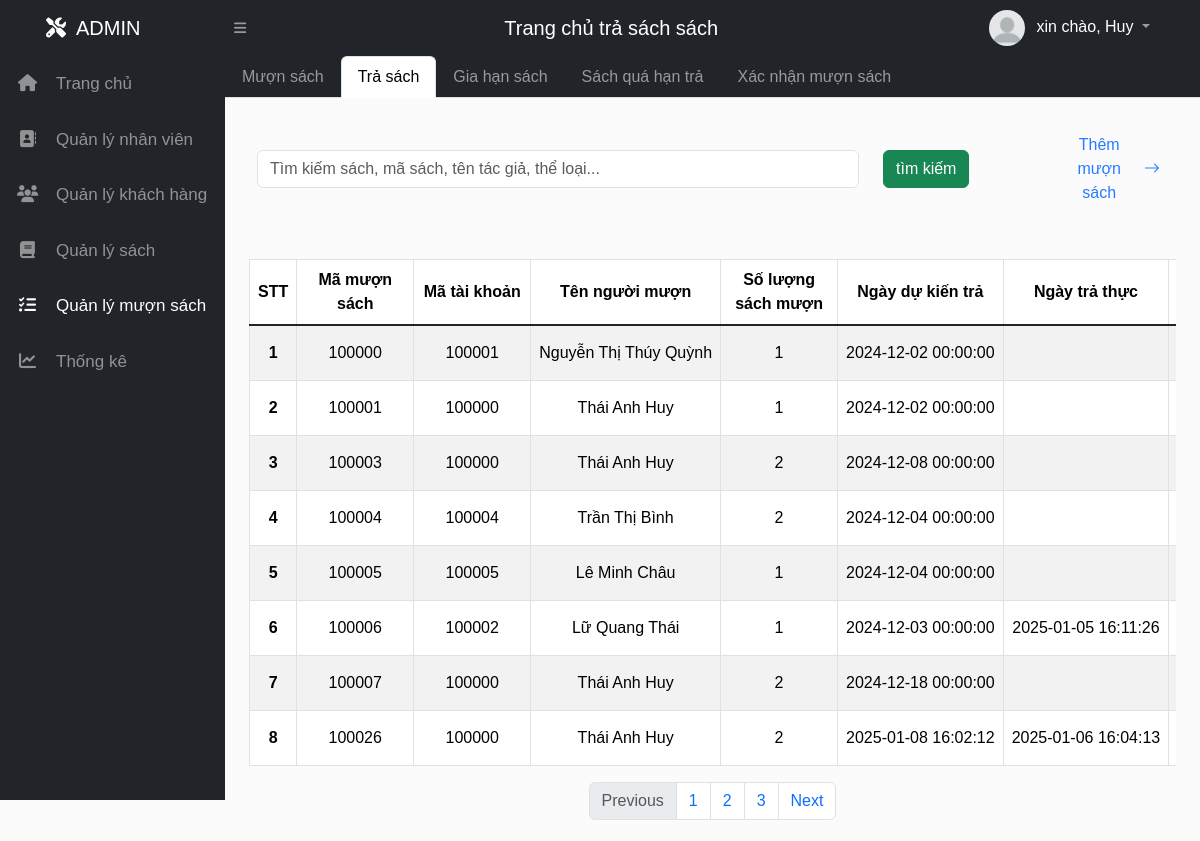
Screenshot of /Admin/ql_muon_sach/trasach (signed in) with the database file from the repository.
### tables this page shows
CREATE TABLE `muonsach` (
  `MaMuonSach` int(11) NOT NULL AUTO_INCREMENT,
  `MaTaiKhoan` int(11) DEFAULT NULL,
  `NgayMuon` date DEFAULT curdate(),
  `NgayDuKienTra` datetime DEFAULT NULL,
  `HanTra` datetime DEFAULT NULL,
  `NgayGiaHan` datetime DEFAULT NULL,
  `NgayTraThuc` datetime DEFAULT NULL,
  `SoLuongSachMuon` int(3) DEFAULT 0,
  `TongTien` double DEFAULT 0,
  `TrangThai` enum('Đang mượn','Đã trả','Chờ xác nhận','Đang vận chuyển','Gia hạn') DEFAULT 'Đang mượn',
  `PhuongThucThanhToan` enum('Chuyển khoản','Tiền mặt','Tiền trong tài khoản thư viện') DEFAULT 'Tiền mặt',
  `CreatedAt` datetime DEFAULT current_timestamp(),
  `UpdatedAt` datetime DEFAULT current_timestamp() ON UPDATE current_timestamp(),
  PRIMARY KEY (`MaMuonSach`),
  KEY `MaTaiKhoan` (`MaTaiKhoan`),
  CONSTRAINT `muonsach_ibfk_1` FOREIGN KEY (`MaTaiKhoan`) REFERENCES `taikhoan` (`MaTaiKhoan`) ON DELETE CASCADE
);

CREATE TABLE `taikhoan` (
  `MaTaiKhoan` int(11) NOT NULL AUTO_INCREMENT,
  `TenDangNhap` varchar(50) DEFAULT NULL,
  `MatKhauHash` varchar(255) DEFAULT NULL,
  `MaVaiTro` int(11) DEFAULT 1,
  `MaTrangThai` int(11) DEFAULT 3,
  `HoTen` varchar(100) DEFAULT NULL,
  `Email` varchar(100) DEFAULT NULL,
  `Cccd` varchar(13) DEFAULT NULL,
  `DienThoai` varchar(20) DEFAULT NULL,
  `DiaChi` varchar(255) DEFAULT NULL,
  `URL_HinhNguoiDung` varchar(255) DEFAULT NULL,
  `CreatedAt` datetime DEFAULT current_timestamp(),
  `UpdatedAt` datetime DEFAULT current_timestamp() ON UPDATE current_timestamp(),
  PRIMARY KEY (`MaTaiKhoan`),
  UNIQUE KEY `TenDangNhap` (`TenDangNhap`),
  UNIQUE KEY `Email` (`Email`),
  UNIQUE KEY `Cccd` (`Cccd`),
  KEY `MaVaiTro` (`MaVaiTro`),
  KEY `MaTrangThai` (`MaTrangThai`),
  CONSTRAINT `taikhoan_ibfk_1` FOREIGN KEY (`MaVaiTro`) REFERENCES `vaitro` (`MaVaiTro`),
  CONSTRAINT `taikhoan_ibfk_2` FOREIGN KEY (`MaTrangThai`) REFERENCES `trangthai` (`MaTrangThai`)
);

### View/Admin/index.php (called while the page is built, shortened)
<?php
    include('../../config.php');
    if (isset($_GET['mod'])) {
        switch ($_GET['mod']) {
            case 'ql_muon_sach':
                $ctrl_name = "c_ad_ql_muon_tra";
                break;
        }
        include_once '../../controller/c_admin/'.$ctrl_name.'.php';
    } else{
        header('Location: ?mod=home&act=home');
    }
?>

### config.php (called while the page is built, shortened)
<?php
  $base_url_admin = '/do_an_quanlythuvien/Admin/';
?>

### Model/m_admin/m_ad_ql_muon_tra.php (called while the page is built, shortened)
<?php
    function get_muonsach($trangthai){
        $conn = connectdb();
        $sql = "SELECT DISTINCT muonsach.*, taikhoan.HoTen, muonsach.NgayTraThuc FROM muonsach
        LEFT JOIN taikhoan on muonsach.MaTaiKhoan = taikhoan.MaTaiKhoan
        LEFT JOIN chitietmuonsach ON muonsach.`MaMuonSach` = chitietmuonsach.`MaMuonSach`
        WHERE muonsach.TrangThai = ?";
        $stmt = $conn->prepare($sql);
        $stmt->bind_param("s", $trangthai);
        $stmt->execute();
        $result = $stmt->get_result();
        $list = [];
        while ($row = $result->fetch_assoc()) {
            array_push($list, $row);
        }
        return $list;
    }
?>

### View/Admin/home/muontrasach/trasach/view_tra_sach.php (the view, shortened to what this page needs)
<div class="row my-4 justify-content-center boxsearch items-center">
    <div class="col-md-8 pl20">
        <input class="form-control" type="text"
            placeholder="Tìm kiếm sách, mã sách, tên tác giả, thể loại...">
    </div>
    <div class="col-md-2">
        <button class="btn btn-success">tìm kiếm</button>
    </div>
    <div class="col-md-2">
        <a href="<?=$base_url_admin?>ql_muon_sach/add_MuonSach" class="btn btn_custom_arrow_right float-end">Thêm mượn sách <i class="bi bi-arrow-right"></i></a>
    </div>
</div>
<div class="row">
    <div class="col">
        <div class="table-responsive">
            <table class="table text-center table-hover mt-4 table-bordered table-striped">
                <thead class="thead-dark">
                    <tr>
                        <th scope="col">STT</th>
                        <th scope="col">Mã mượn sách</th>
                        <th scope="col">Mã tài khoản</th>
                        <th scope="col">Tên người mượn</th>
                        <th scope="col">Số lượng sách mượn</th>
                        <th scope="col">Ngày dự kiến trả</th>
                        <th scope="col">Ngày trả thực</th>
                        <th scope="col">Phương thức thanh toán</th>
                    </tr>
                </thead>
                <tbody class="table-group-divider">
                    <?php $stt = 1;
                        foreach($select_MuonSach as $select_MuonSach):
                    ?>
                    <tr >
                        <th scope="row"><div ><?=$stt?></div></th>
                        <td><div class="hang1_table" style="max-width: 30px;min-width: 100px;"><?=$select_MuonSach["MaMuonSach"]?></div></td>
                        <td><div class="hang1_table" style="max-width: 200px;min-width: 100px;"><?=$select_MuonSach["MaTaiKhoan"]?></div></td>
                        <td><div class="hang1_table" style="max-width: 200px;min-width: 100px;"><?=$select_MuonSach["HoTen"]?></div></td>
                        <td><div class="hang1_table" style="max-width: 200px;min-width: 100px;"><?=$select_MuonSach["SoLuongSachMuon"]?></div></td>
                        <td><div class="hang1_table" style="min-width: 50px;"><?=$select_MuonSach["NgayDuKienTra"]?></div></td>
                        <td><div class="hang1_table" style="min-width: 50px;"><?=$select_MuonSach["NgayTraThuc"]?></div></td>
                        <td><div class="hang1_table" style="min-width: 50px;"><?=$select_MuonSach["PhuongThucThanhToan"]?></div></td>
                    </tr>
                    <?php $stt++; endforeach; ?>
                </tbody>
            </table>
        </div>
        <nav aria-label="Page navigation example">
            <ul class="pagination justify-content-center">
                <li class="page-item disabled">
                    <a class="page-link" href="#" tabindex="-1"
                        aria-disabled="true">Previous</a>
                </li>
                <li class="page-item"><a class="page-link" href="#">1</a></li>
                <li class="page-item"><a class="page-link" href="#">2</a></li>
                <li class="page-item"><a class="page-link" href="#">3</a></li>
                <li class="page-item">
                    <a class="page-link" href="#">Next</a>
                </li>
            </ul>
        </nav>
    </div>
</div>

### Assets/css/admin.css (style rules this page uses)
* { margin: 0; padding: 0; box-sizing: border-box; }
*, *::before, *::after { box-sizing: border-box; }
a { text-decoration: none; }
body { font-family: Arial, sans-serif; background-color: #e2e2e21f; justify-content: space-between; }
div { display: block; unicode-bidi: isolate; }
:root { --blue: #287bff; --white: #fff; --grey: #f5f5f5; --black1: #222; --black2: #999; --color-white: #fff; --color-header: #212529; --color-background-cursor: #444; --color-btn: #71be34; }
.table th, .table td { vertical-align: middle; word-wrap: break-word; }
input[type="text"], input[list] { -webkit-appearance: none; -moz-appearance: none; appearance: none; }
.hang1_table { white-space: nowrap; overflow: hidden; text-overflow: ellipsis; }
.btn_custom_arrow_right { color: #287bff !important; margin-left: 5px; transform: translateX(0); transition: transform 0.3s ease; display: flex; align-items: center; border: none; }
.btn_custom_arrow_left i,.btn_custom_arrow_right i { margin: 0 4px; }

### Assets/css/style.css (style rules this page uses)
.pl20 { padding-left: 20px; }
.items-center { align-items: center; }

### rows the page displays
muonsach: MaMuonSach "100000", MaTaiKhoan "100001", MaTaiKhoan.HoTen "Nguyễn Thị Thúy Quỳnh", SoLuongSachMuon "1", NgayDuKienTra "2024-12-02 00:00:00"
muonsach: MaMuonSach "100001", MaTaiKhoan "100000", MaTaiKhoan.HoTen "Thái Anh Huy", SoLuongSachMuon "1", NgayDuKienTra "2024-12-02 00:00:00"
muonsach: MaMuonSach "100003", MaTaiKhoan "100000", MaTaiKhoan.HoTen "Thái Anh Huy", SoLuongSachMuon "2", NgayDuKienTra "2024-12-08 00:00:00"
muonsach: MaMuonSach "100004", MaTaiKhoan "100004", MaTaiKhoan.HoTen "Trần Thị Bình", SoLuongSachMuon "2", NgayDuKienTra "2024-12-04 00:00:00"
muonsach: MaMuonSach "100005", MaTaiKhoan "100005", MaTaiKhoan.HoTen "Lê Minh Châu", SoLuongSachMuon "1", NgayDuKienTra "2024-12-04 00:00:00"
muonsach: MaMuonSach "100006", MaTaiKhoan "100002", MaTaiKhoan.HoTen "Lữ Quang Thái", SoLuongSachMuon "1", NgayDuKienTra "2024-12-03 00:00:00", NgayTraThuc "2025-01-05 16:11:26"
muonsach: MaMuonSach "100007", MaTaiKhoan "100000", MaTaiKhoan.HoTen "Thái Anh Huy", SoLuongSachMuon "2", NgayDuKienTra "2024-12-18 00:00:00"
muonsach: MaMuonSach "100026", MaTaiKhoan "100000", MaTaiKhoan.HoTen "Thái Anh Huy", SoLuongSachMuon "2", NgayDuKienTra "2025-01-08 16:02:12", NgayTraThuc "2025-01-06 16:04:13"

### other values shown
$title_bar "Trang chủ trả sách sách"
$_SESSION['last_name_user'] "Huy"
